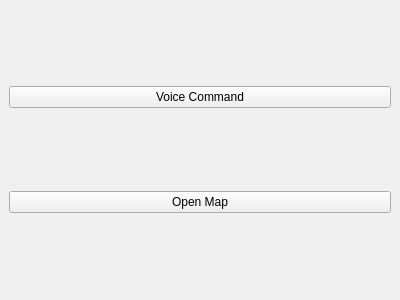
<?xml version="1.0" encoding="UTF-8"?>
<ui version="4.0">
 <class>MainWindow</class>
 <widget class="QMainWindow" name="MainWindow">
  <property name="geometry">
   <rect>
    <x>0</x>
    <y>0</y>
    <width>400</width>
    <height>300</height>
   </rect>
  </property>
  <property name="windowTitle">
   <string>MainWindow</string>
  </property>
  <widget class="QWidget" name="centralwidget">
   <layout class="QVBoxLayout" name="verticalLayout">
    <item>
     <widget class="QPushButton" name="voiceCommandButton">
      <property name="text">
       <string>Voice Command</string>
      </property>
      <property name="icon">
       <iconset resource="../resources.qrc">
        <normaloff>:/icons/voice.png</normaloff>:/icons/voice.png</iconset>
      </property>
     </widget>
    </item>
    <item>
     <widget class="QPushButton" name="openMapButton">
      <property name="text">
       <string>Open Map</string>
      </property>
      <property name="icon">
       <iconset resource="../resources.qrc">
        <normaloff>:/icons/map.png</normaloff>:/icons/map.png</iconset>
      </property>
     </widget>
    </item>
   </layout>
  </widget>
 </widget>
 <resources/>
 <connections/>
</ui>
